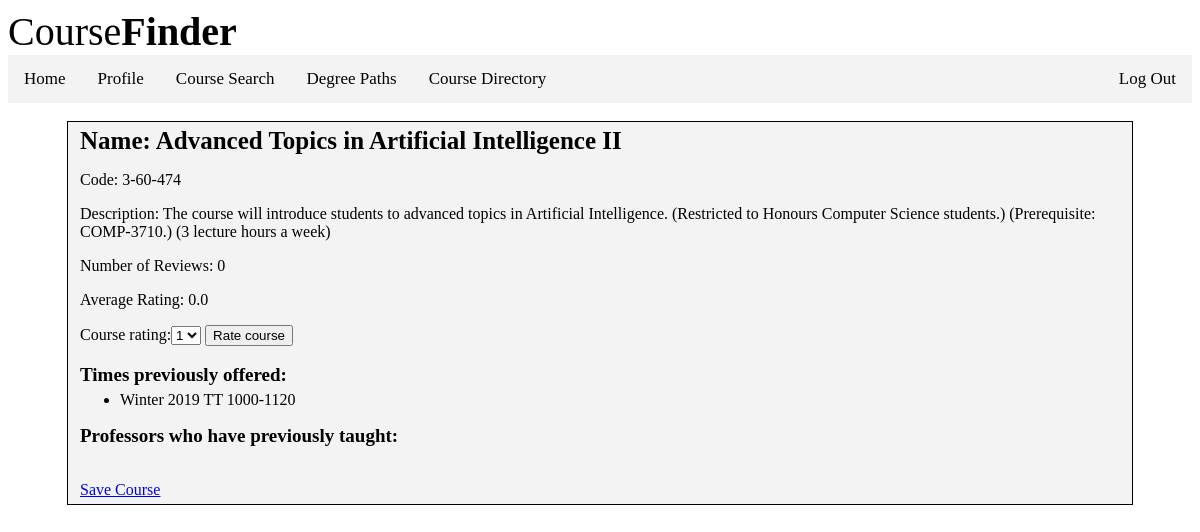
Before: /courseinfo/3-60-474 (signed in) with the older database file.
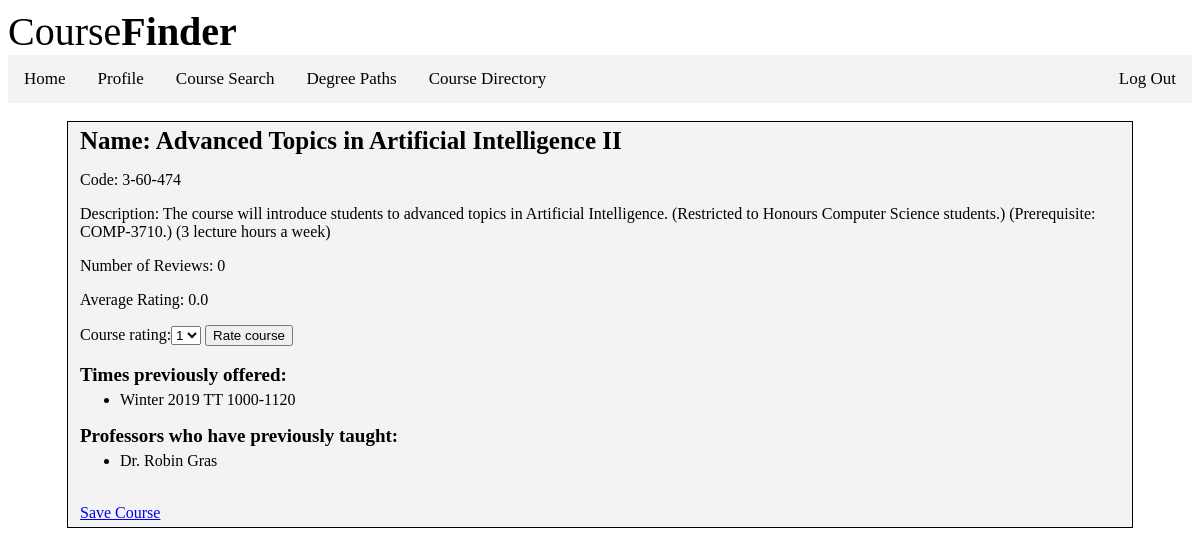
After: the same page with the newer database file.
### finder/models.py (models this page shows, shortened)
class CourseTime(models.Model):
    dates = models.CharField(max_length=3)
    start_time = models.IntegerField()
    end_time = models.IntegerField()
    semesters = models.TextField()
    course = models.ForeignKey(Course, on_delete=models.CASCADE)

class Professor(models.Model):
    name = models.CharField(max_length=50)
    course = models.ForeignKey(Course, on_delete=models.CASCADE)

### finder/views.py (the view)
# urls.py: path('courseinfo/<int:faculty>-<int:department>-<int:course>', views.courseinfo, name='courseinfo'),
def courseinfo(request, faculty, department, course):
    course = get_object_or_404(Course, faculty=faculty, department=department, course=course)
    saved_flag = True
    for i in request.user.savedcourse_set.all():
        if i.saved_course.course == course.course and i.saved_course.department == course.department:
            saved_flag = False
    if request.method == 'POST':
        form = ReviewForm(request.POST)
        if form.is_valid():
            rating = form.cleaned_data['rating']
            course.review_amt += 1
            course.review_avg = (course.review_avg + int(rating)) / course.review_amt
            course.save()
        form = None
    else:
        form = ReviewForm()
    return render(request, 'finder/courseinfo.html', {'course': course, 'form': form, 'saved_flag':saved_flag})

### finder/forms.py
class ReviewForm(forms.Form):
    CHOICES = ((1,'1'),(2,'2'),(3,'3'),(4,'4'),(5,'5'))
    rating = forms.ChoiceField(label='Course rating', choices=CHOICES)

### finder/templates/finder/courseinfo.html (shortened to what this page needs)
{% extends "finder/base.html" %}
{% block content %}
<div class="courseInfoBox">
{% if user.is_authenticated %}
	<div style="font-size:25px;"><b>Name: {{course.name}}</b></div>
	<p>Code: {{course.faculty}}-{{course.department}}-{{course.course}}</p>
	<p>Description: {{course.desc}}</p>
	<p>Number of Reviews: {{course.review_amt}}</p>
	<p>Average Rating: {{course.review_avg}}</p>
  {% if form %}
  <form action="/courseinfo/{{course.faculty}}-{{course.department}}-{{course.course}}" method="post">
    {{ form }}
    <input type="submit" value="Rate course">
  </form>
  {% endif %}
  <br>
  <div style="font-size:19px;"><b>Times previously offered:</b></div>
  <ul style="margin-top:5px">
  {% for time in course.coursetime_set.all %}
    <li>
      {{time.semesters}} {{time.dates}} {{time.start_time}}-{{time.end_time}}
    </li>
  {% endfor %}
  </ul>
  <div style="font-size:19px;"><b>Professors who have previously taught:</b></div>
  <ul style="margin-top:5px">
  {% for professor in course.professor_set.all %}
    <li>
      {{professor.name}}
    </li>
  {% endfor %}
  </ul>
  <br>
  {% if saved_flag %}
    <a href="/savecourse/{{course.faculty}}-{{course.department}}-{{course.course}}">Save Course</a>
  {% endif %}
{% else %}
	<p>Please <a href="/login">login</a> to view course info.</p>
{% endif %}
</div>
{% endblock %}

Changed rows visible on the page:
added Professor: name "Dr. Robin Gras"
